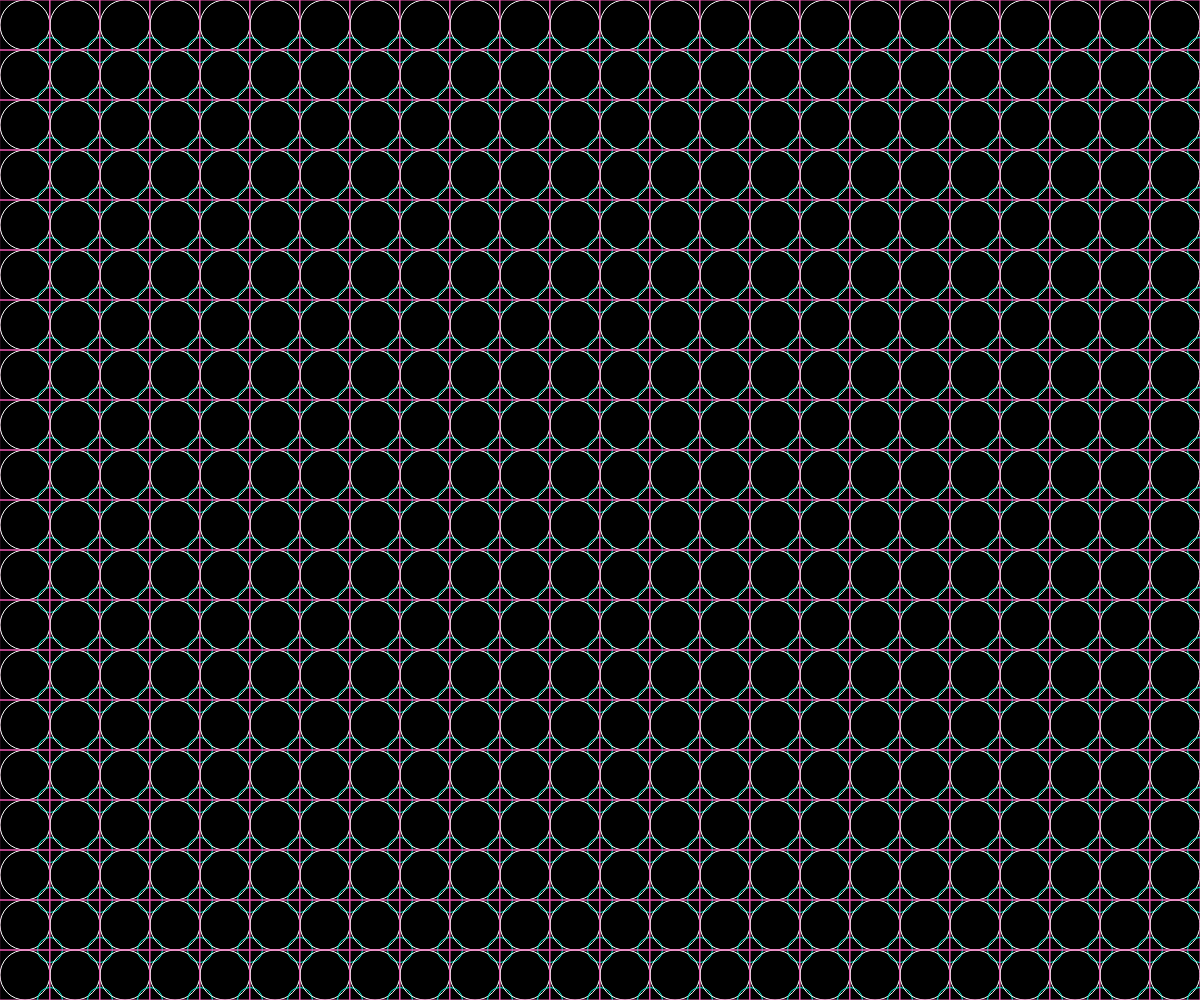
Frame 1 (no input)
Frame 60 (no input): identical to frame 1, image omitted
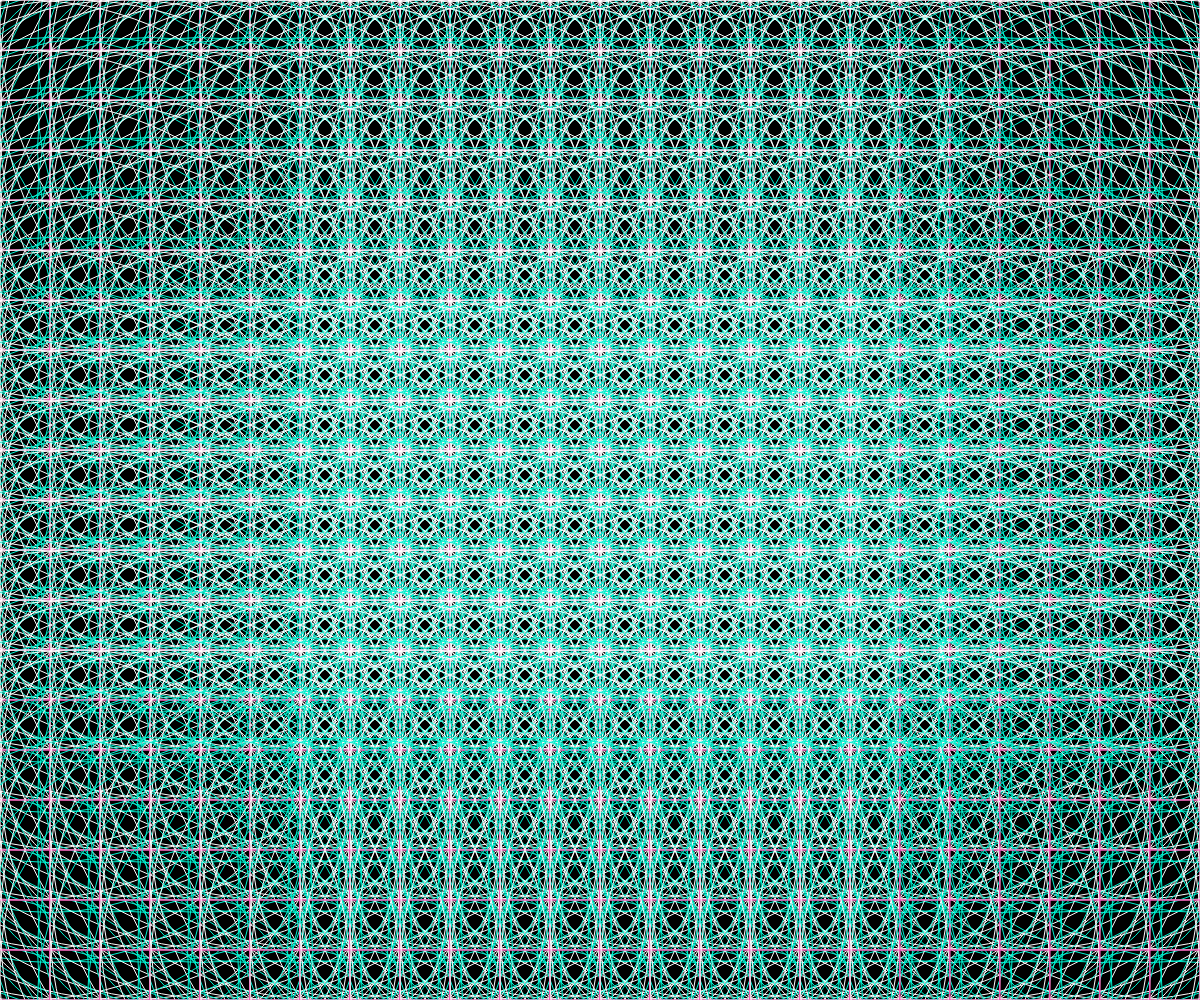
Frame 120 (the mouse pressed at the canvas centre since frame 60)

The p5.js sketch that drew these frames (run headless with seeded random() and noise() and a simulated clock; from frame 60 on, the mouse is pressed at the canvas centre):

// p5.js sketch
// ── sketch.js
function setup() {
  createCanvas(windowWidth,windowHeight)
}

function draw() {
  background(0)
  stroke(255)
  noFill()
  rectMode(CENTER)

  for(var j=0;j<(height/50);j=j+1){
   for(var i=0;i<(width/50);i=i+1)
   {
    ellipse(25+(i*50),25+(j*50),50+mouseX)
    stroke(241,91,181)
    rect(25+(i*50),25+(j*50),50)
    stroke(0,245,212) 
    ellipse(50+(i*50),50+(j*50),25+mouseY)
    stroke(255)
   }
}

}
